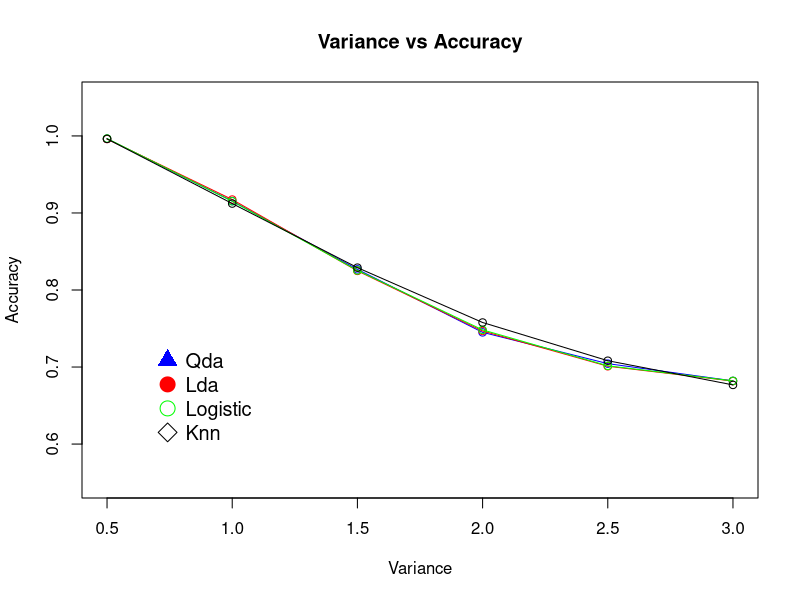
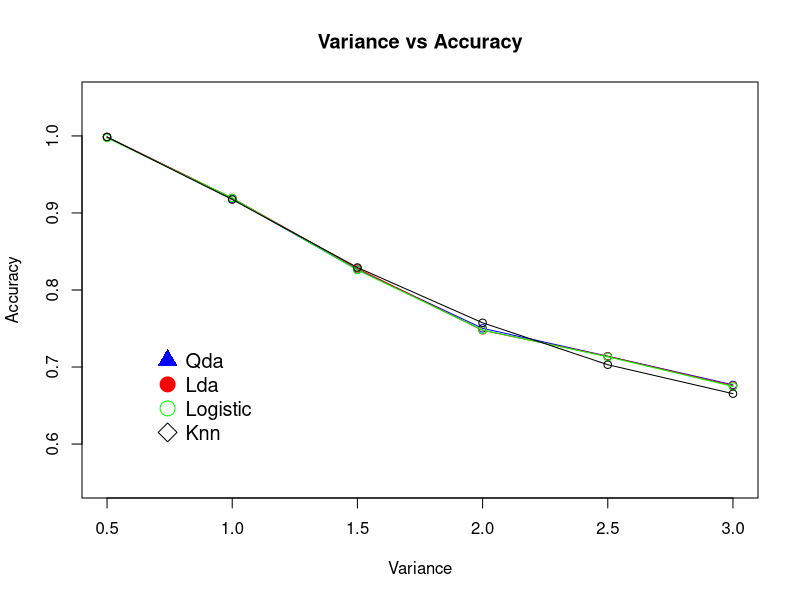
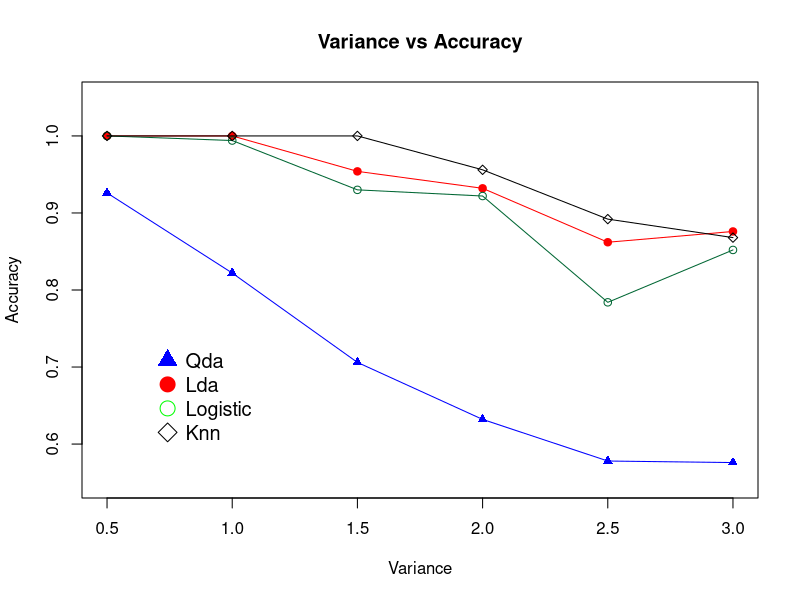
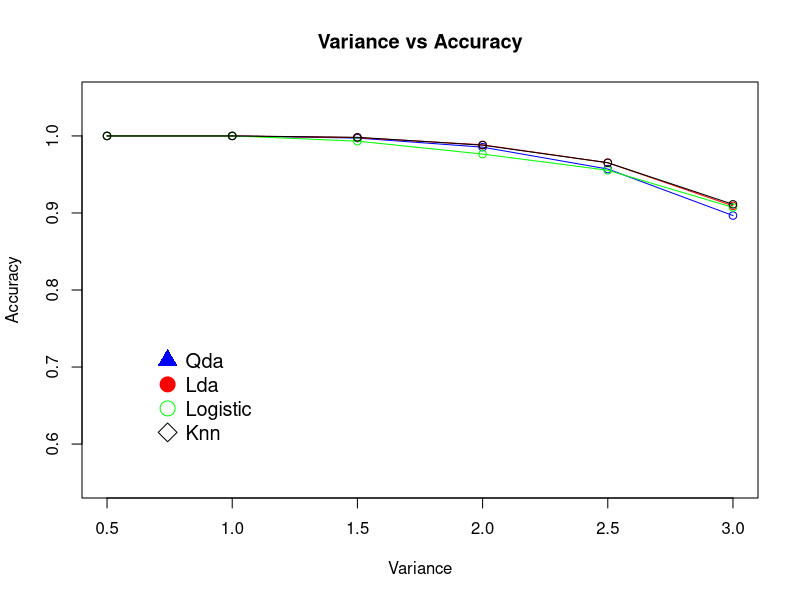

Source code (R) for these figures, in order:
library('class')
library(pROC)
library('MASS')

#Generate data
data.generate = function(mu1, mu2, variance, sampleSize, numInputVariables){
  
  y = as.factor(c(rep(1, sampleSize),rep(2, sampleSize)))
  M = matrix (NA,  nrow = 2* sampleSize, ncol = numInputVariables, byrow = 1) 
  df = data.frame(y)
  for (i in c(1:numInputVariables)) {
    M[,i] = c(rnorm(sampleSize, mu1, variance), rnorm(sampleSize, mu2, variance))
    #assign(paste("x", i, sep=""),c(rnorm(n,mu1[i],s), rnorm(n,mu2[i],s)) )
  }
  df = cbind(y,M)
  df = data.frame(df)
  return(df)
}

#Split into train / test data
train_Test_Split = function(df, seed)
{
  set.seed(seed)
  test.index = sample(c(1:dim(df)[1]), floor(dim(df)[1]/2), replace = FALSE)
  
  assign("df.train", df[-test.index,], envir = .GlobalEnv)
  assign("df.test", df[test.index,], envir = .GlobalEnv)
  
  assign("train.X", df.train[,-1], envir = .GlobalEnv)
  assign("train.Y", df.train[,1], envir = .GlobalEnv)
  assign("test.X", df.test[,-1], envir = .GlobalEnv)
  assign("test.Y", df.test[,1], envir = .GlobalEnv)
  
  return(test.index)
}

#KNN algorythm
generate.knn = function(train.Y, test.X, train.X, test.Y){
  knn.pred = knn(train.X,test.X,train.Y,k=dim(train.X)[1]*0.1)
  
  knn.accuracy = sum(knn.pred == test.Y)/length(test.Y)
  
  return(knn.accuracy)
}

#Qda algorythm
generate.qda = function(df.train, df.test){
  qda.fit = qda(y ~ . - y, data = df.train)
  
  qda.pred = predict(qda.fit,df.test[,-1])
  qda.accuracy = mean(qda.pred$class==df.test[,1])
  
  return(qda.accuracy)
}

#Lda algorythm
generate.lda = function(df.train, df.test){
  lda.fit = lda(y ~ . - y, data = df.train)
  
  lda.pred = predict(lda.fit,df.test[,-1])
  lda.accuracy = mean(lda.pred$class==df.test[,1])
  
  return(lda.accuracy)
}

#Logistic Algorithm
generate.logistic = function(df.train, df.test){
  df.train$y = as.factor(df.train$y)
  df.test$y = as.factor(df.test$y)
  glm.fit = glm(as.factor(y) ~ . - as.factor(y),data=df.train, family=binomial, maxit = 100)
  
  glm.probs = predict(glm.fit, df.test[, -1], type = "response")
  glm.pred = ifelse(glm.probs > .5, "2", "1")
  logistic.accuracy = mean(glm.pred==df.test[, 1])
  
  return(logistic.accuracy)
}

plotter = function(){
  plot(variance)
}

generate_accuracy = function(){
  accuracies = c()
  knn.accuracy = c()
  qda.accuracy = c()
  lda.accuracy = c()
  logistic.accuracy = c()
  
  for (count in c(1:10)){
    test.index = train_Test_Split(df, count)
    knn.accuracy[count] = generate.knn(train.Y, test.X, train.X, test.Y)
    qda.accuracy[count] = generate.qda(df.train, df.test)
    lda.accuracy[count] = generate.lda(df.train, df.test)
    logistic.accuracy[count] = generate.logistic(df.train, df.test)
  }
  
  accuracies[1] = mean(knn.accuracy)
  accuracies[2] = mean(qda.accuracy)
  accuracies[3] = mean(lda.accuracy)
  accuracies[4] = mean(logistic.accuracy)
  
  return(accuracies)
}

scenario.one = function(df){
  
  accuracies = generate_accuracy()
  
  assign("knn.accuracy.one", accuracies[1], envir = .GlobalEnv)
  assign("qda.accuracy.one", accuracies[2], envir = .GlobalEnv)
  assign("lda.accuracy.one", accuracies[3], envir = .GlobalEnv)
  assign("logistic.accuracy.one", accuracies[4], envir = .GlobalEnv)
}

scenario.two = function(df){
  
  for (col in colnames(df)){
    if (col != "y")
    {
      df[,col] = scale(df[,col])
    }
  }
  
  accuracies = generate_accuracy()
  
  assign("knn.accuracy.two", accuracies[1], envir = .GlobalEnv)
  assign("qda.accuracy.two", accuracies[2], envir = .GlobalEnv)
  assign("lda.accuracy.two", accuracies[3], envir = .GlobalEnv)
  assign("logistic.accuracy.two", accuracies[4], envir = .GlobalEnv)
}

scenario.three = function(df){
  
  
  accuracies = generate_accuracy()
  
  assign("knn.accuracy.three", accuracies[1], envir = .GlobalEnv)
  assign("qda.accuracy.three", accuracies[2], envir = .GlobalEnv)
  assign("lda.accuracy.three", accuracies[3], envir = .GlobalEnv)
  assign("logistic.accuracy.three", accuracies[4], envir = .GlobalEnv)
}

scenario.four = function(df){
  
  for (col in colnames(df)){
    if (col != "y")
    {
      df[,col] = scale(df[,col])
    }
  }
  
  accuracies = generate_accuracy()
  
  assign("knn.accuracy.four", accuracies[1], envir = .GlobalEnv)
  assign("qda.accuracy.four", accuracies[2], envir = .GlobalEnv)
  assign("lda.accuracy.four", accuracies[3], envir = .GlobalEnv)
  assign("logistic.accuracy.four", accuracies[4], envir = .GlobalEnv)
}


#Main, run from here.
#Can just run these, not part of the assignment
sampleSize = 50
df = data.generate(1,-1, 1, sampleSize, 2)
scenario.one(df)

sampleSize = 500
df = data.generate(1,-1, 1, sampleSize, 2)
scenario.two(df)

sampleSize = 50
df = data.generate(1,-1, 1, sampleSize, 2)
scenario.three(df)

sampleSize = 500
df = data.generate(1,-1, 1, sampleSize, 2)
scenario.four(df)



#Graphs!----------------------------------------------------------------------------
#Here for different variances
variance.list = c(.5, 1, 1.5, 2, 2.5, 3)

#Scenario 1
accuracy.qda.list = c()
accuracy.lda.list = c()
accuracy.glm.list = c()
accuracy.knn.list = c()

counter = 1
for (variance in variance.list){
  print(variance)
  sampleSize = 500
  df = data.generate(1,-1, variance, sampleSize, 2)
  scenario.one(df)
  
  accuracy.qda.list[counter] = qda.accuracy.one
  accuracy.lda.list[counter] = lda.accuracy.one
  accuracy.glm.list[counter] = logistic.accuracy.one
  accuracy.knn.list[counter] = knn.accuracy.one
  counter = counter + 1
}
plot(variance.list, accuracy.qda.list,col = "blue", type = "o", ylab = "Accuracy", xlab = "Variance", main = "Variance vs Accuracy", ylim=c(0.55, 1.05))
lines(variance.list, accuracy.lda.list, col = "red", type = "o")
lines(variance.list, accuracy.glm.list, col = "green", type = "o")
lines(variance.list, accuracy.knn.list, col = "black", type = "o")
legend("bottomleft", 
       legend = c("Qda", "Lda", "Logistic", "Knn"), 
       col = c("blue", 
               "red",
               "green",
               "black"), 
       pch = c(17,19, 21, 23), 
       bty = "n", 
       pt.cex = 2, 
       cex = 1.2, 
       text.col = "black", 
       horiz = F, 
       inset = c(0.1, 0.1, .1, .1))

#Scenario 2
accuracy.qda.list = c()
accuracy.lda.list = c()
accuracy.glm.list = c()
accuracy.knn.list = c()

counter = 1
for (variance in variance.list){
  print(variance)
  sampleSize = 500
  df = data.generate(1,-1, variance, sampleSize, 2)
  scenario.two(df)
  
  accuracy.qda.list[counter] = qda.accuracy.two
  accuracy.lda.list[counter] = lda.accuracy.two
  accuracy.glm.list[counter] = logistic.accuracy.two
  accuracy.knn.list[counter] = knn.accuracy.two
  counter = counter + 1
}
plot(variance.list, accuracy.qda.list,col = "blue", type = "o", ylab = "Accuracy", xlab = "Variance", main = "Variance vs Accuracy", ylim=c(0.55, 1.05))
lines(variance.list, accuracy.lda.list, col = "red", type = "o")
lines(variance.list, accuracy.glm.list, col = "green", type = "o")
lines(variance.list, accuracy.knn.list, col = "black", type = "o")
legend("bottomleft", 
       legend = c("Qda", "Lda", "Logistic", "Knn"), 
       col = c("blue", 
               "red",
               "green",
               "black"), 
       pch = c(17,19, 21, 23), 
       bty = "n", 
       pt.cex = 2, 
       cex = 1.2, 
       text.col = "black", 
       horiz = F, 
       inset = c(0.1, 0.1, .1, .1))

#Scenario 3
accuracy.qda.list = c()
accuracy.lda.list = c()
accuracy.glm.list = c()
accuracy.knn.list = c()

counter = 1
for (variance in variance.list){
  sampleSize = 50
  df = data.generate(1, -1, variance, sampleSize, 20)
  scenario.three(df)
  
  accuracy.qda.list[counter] = qda.accuracy.three
  accuracy.lda.list[counter] = lda.accuracy.three
  accuracy.glm.list[counter] = logistic.accuracy.three
  accuracy.knn.list[counter] = knn.accuracy.three
  counter = counter + 1
}
plot(variance.list, accuracy.qda.list,col = "blue", type = "o", ylab = "Accuracy", xlab = "Variance", main = "Variance vs Accuracy", ylim=c(0.55, 1.05), pch = 17)
lines(variance.list, accuracy.lda.list, col = "red", type = "o", pch = 19)
lines(variance.list, accuracy.glm.list, col = "#006633", type = "o", pch = 21)
lines(variance.list, accuracy.knn.list, col = "black", type = "o", pch = 23)
legend("bottomleft", 
       legend = c("Qda", "Lda", "Logistic", "Knn"), 
       col = c("blue", 
               "red",
               "green",
               "black"), 
       pch = c(17,19, 21, 23), 
       bty = "n", 
       pt.cex = 2, 
       cex = 1.2, 
       text.col = "black", 
       horiz = F, 
       inset = c(0.1, 0.1, .1, .1))

#Scenario 4
accuracy.qda.list = c()
accuracy.lda.list = c()
accuracy.glm.list = c()
accuracy.knn.list = c()

counter = 1
for (variance in variance.list){
  sampleSize = 500
  df = data.generate(1, -1, variance, sampleSize, 20)
  scenario.four(df)
  accuracy.qda.list[counter] = qda.accuracy.four
  accuracy.lda.list[counter] = lda.accuracy.four
  accuracy.glm.list[counter] = logistic.accuracy.four
  accuracy.knn.list[counter] = knn.accuracy.four
  counter = counter + 1
}
plot(variance.list, accuracy.qda.list,col = "blue", type = "o", ylab = "Accuracy", xlab = "Variance", main = "Variance vs Accuracy", ylim=c(0.55, 1.05))
lines(variance.list, accuracy.lda.list, col = "red", type = "o")
lines(variance.list, accuracy.glm.list, col = "green", type = "o")
lines(variance.list, accuracy.knn.list, col = "black", type = "o")
legend("bottomleft", 
       legend = c("Qda", "Lda", "Logistic", "Knn"), 
       col = c("blue", 
               "red",
               "green",
               "black"), 
       pch = c(17,19, 21, 23), 
       bty = "n", 
       pt.cex = 2, 
       cex = 1.2, 
       text.col = "black", 
       horiz = F, 
       inset = c(0.1, 0.1, .1, .1))

#used to determine which of the four models had the highest accuracy for each scenario. Useful
#if we run our scenarios with different seeds. Feel free to edit/optimize.
determine.max.accuracy = function(){
  knnAccuracy = c(knn.accuracy.one, knn.accuracy.two, knn.accuracy.three, knn.accuracy.four)
  qdaAccuracy = c(qda.accuracy.one, qda.accuracy.two, qda.accuracy.three, qda.accuracy.four)
  ldaAccuracy = c(lda.accuracy.one, lda.accuracy.two, lda.accuracy.three, lda.accuracy.four)
  logAccuracy = c(logistic.accuracy.one, logistic.accuracy.two, logistic.accuracy.three, logistic.accuracy.four)
  accuracyFrame = data.frame=cbind(c(1:4), knnAccuracy, qdaAccuracy, ldaAccuracy, logAccuracy)
  for(j in 1:4){
    maxMethod <- c(j)
    for(i in 2:5){  
      if(max(accuracyFrame[j, -1])==accuracyFrame[j, i]){
        maxMethod <- append(maxMethod, colnames(accuracyFrame)[i])
      }
    }
    print(maxMethod)
  }
}
determine.max.accuracy()